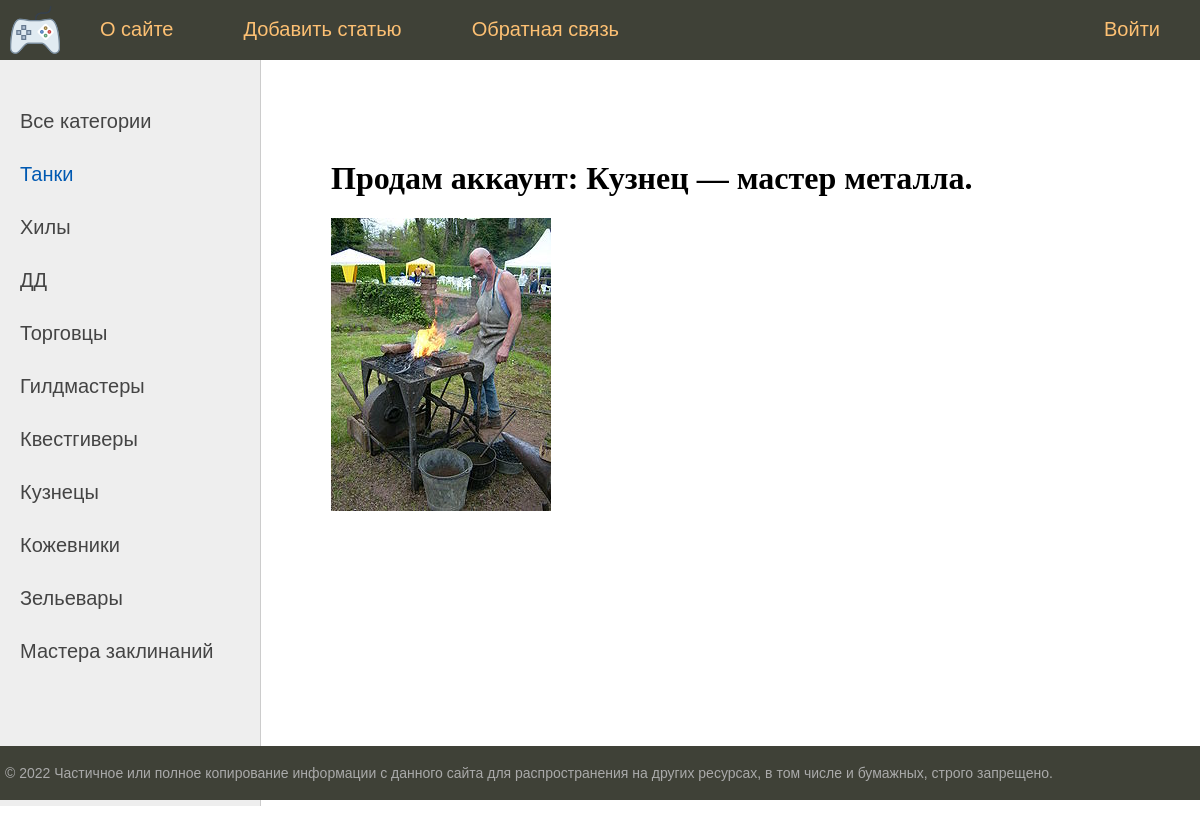
The page /post/prodam-akkaunt-kuznec-master-metalla/ on the database its author committed.
### bboard/models.py (models this page shows, shortened)
class Category(models.Model):
    name = models.CharField(
        max_length=64,
        unique=True,
        verbose_name='Category',
        help_text='Name of category - 64 characters',
    )
    slug = models.SlugField(max_length=255, unique=True, db_index=True, verbose_name="URL")
    def get_absolute_url(self):
        return reverse('category', kwargs={'cat_slug': self.slug})
    class Meta:
        verbose_name = 'Category'
        verbose_name_plural = 'Categories'

class Post(models.Model):
    title = models.CharField(max_length=255)
    content = tinymce_models.HTMLField()
    category = models.ForeignKey('Category', on_delete=models.PROTECT, verbose_name="Category")
    author = models.ForeignKey('Author', on_delete=models.CASCADE, verbose_name="Author")
    photo = models.ImageField(upload_to="photos/%Y/%m/%d/")
    time_create = models.DateTimeField(auto_now_add=True)
    time_update = models.DateTimeField(auto_now=True)
    is_created = models.BooleanField(default=True)
    replies = models.ForeignKey('Reply', on_delete=models.CASCADE, verbose_name="Reply", null=True)
    slug = models.SlugField(max_length=255, unique=True, db_index=True, verbose_name="URL")
    class Meta:
        verbose_name = 'Publication'
        verbose_name_plural = 'Publications'

### bboard/views.py (the view)
# urls.py: path('post/<slug:post_slug>/', show_post, name='post'),
def show_post(request, post_slug):
    post = get_object_or_404(Post, slug=post_slug)
    context = {
        'post': post,
        'menu': menu,
        'title': post.title,
        'cat_selected': 1,
    }
    return render(request, 'bboard/post.html', context=context)

### bboard/templatetags/bboard_tags.py (called while the page is built)
@register.inclusion_tag('bboard/list_categories.html')
def show_categories(sort=None, cat_selected=0):
    if not sort:
        cats = Category.objects.all()
    else:
        cats = Category.objects.all().orderby(sort)
    return {"cats": cats, "cat_selected": cat_selected}

### bboard/templates/bboard/post.html (shortened to what this page needs)
{% extends 'bboard/base.html' %}
{% block content %}
<h1>{{post.title}}</h1>
{% if post.photo %}
  <p><img class="img-article-left" src="{{post.photo.url}}"></p>
{% endif %}
{% endblock %}

### bboard/templates/bboard/list_categories.html
{% for c in cats %}
         {% if c.pk == cat_selected %}
                   <li class="selected">{{c.name}}</li>
         {% else %}
                   <li><a href="{{ c.get_absolute_url }}">{{c.name}}</a></li>
         {% endif %}
{% endfor %}

### bboard/static/bboard/css/styles.css (style rules this page uses)
html, body { font-family: 'Arial'; margin: 0; padding: 0; height: 100%; width: 100%; color: #444; }
a { color: #0059b2; text-decoration: none; }
img { max-width: 600px; height: auto; }
img.img-article-left { max-width: 300px; height: auto; float: left; padding: 0 10px 10px 0; }
.left-chapters ul li { margin: 30px 0 0 0; color: #999; }
.left-chapters ul li.selected { color: #0059b2; }
.left-chapters ul li a { color: #444; text-decoration: none; }
.content-text h1 { font-size: 32px; }

### rows shown on the page
Category: name "Танки"
Category: name "Хилы"
Category: name "ДД"
Category: name "Торговцы"
Category: name "Гилдмастеры"
Category: name "Квестгиверы"
Category: name "Кузнецы"
Category: name "Кожевники"
Category: name "Зельевары"
Category: name "Мастера заклинаний"
Post: title "Продам аккаунт: Кузнец — мастер металла.", photo (picture)

### other values the page prints
{{ m.title }} "О сайте" "Добавить статью" "Обратная связь"
{{ m.title }} "Войти"
